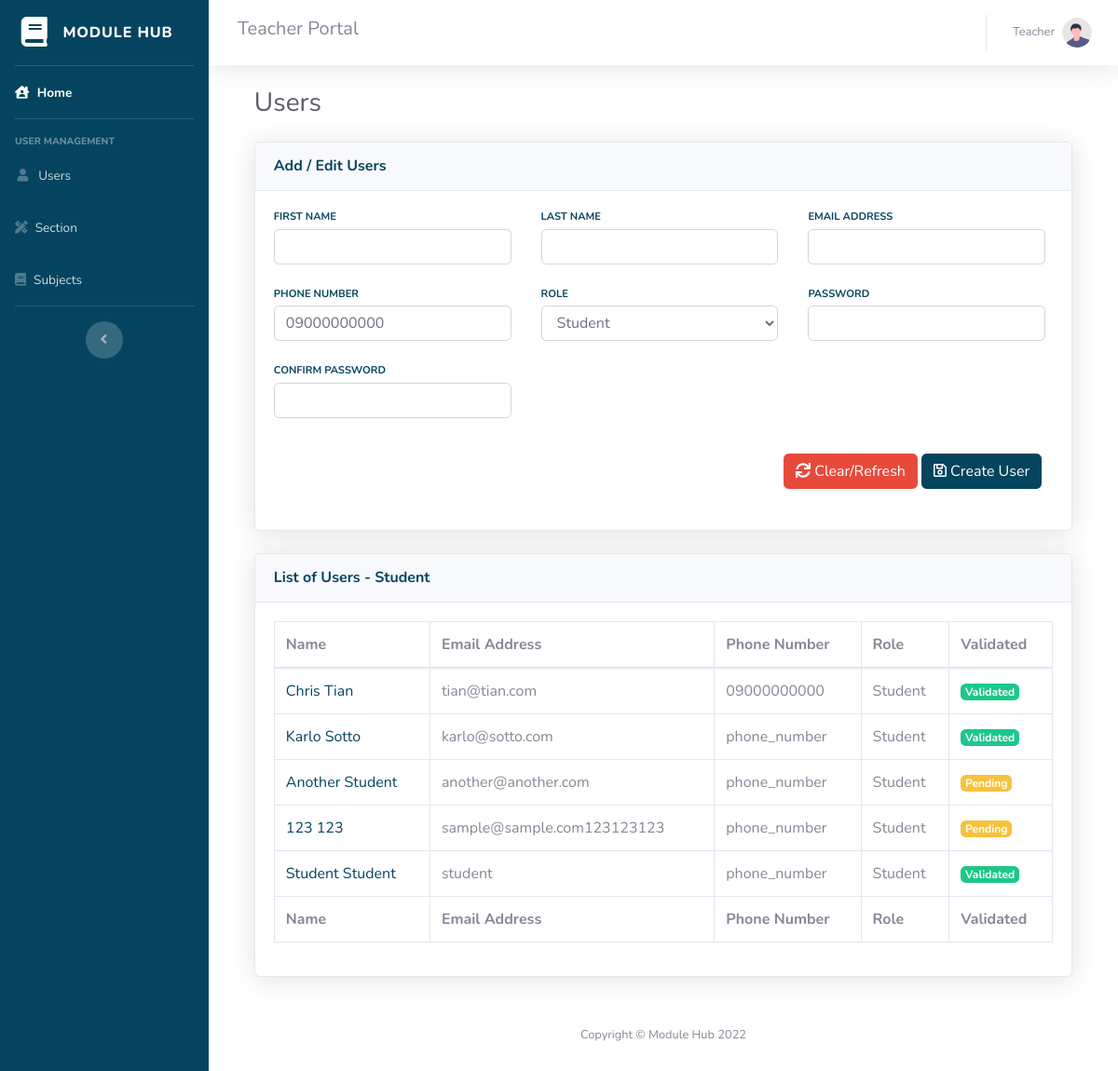
/users.php (signed in), run on an earlier commit of the app's database.
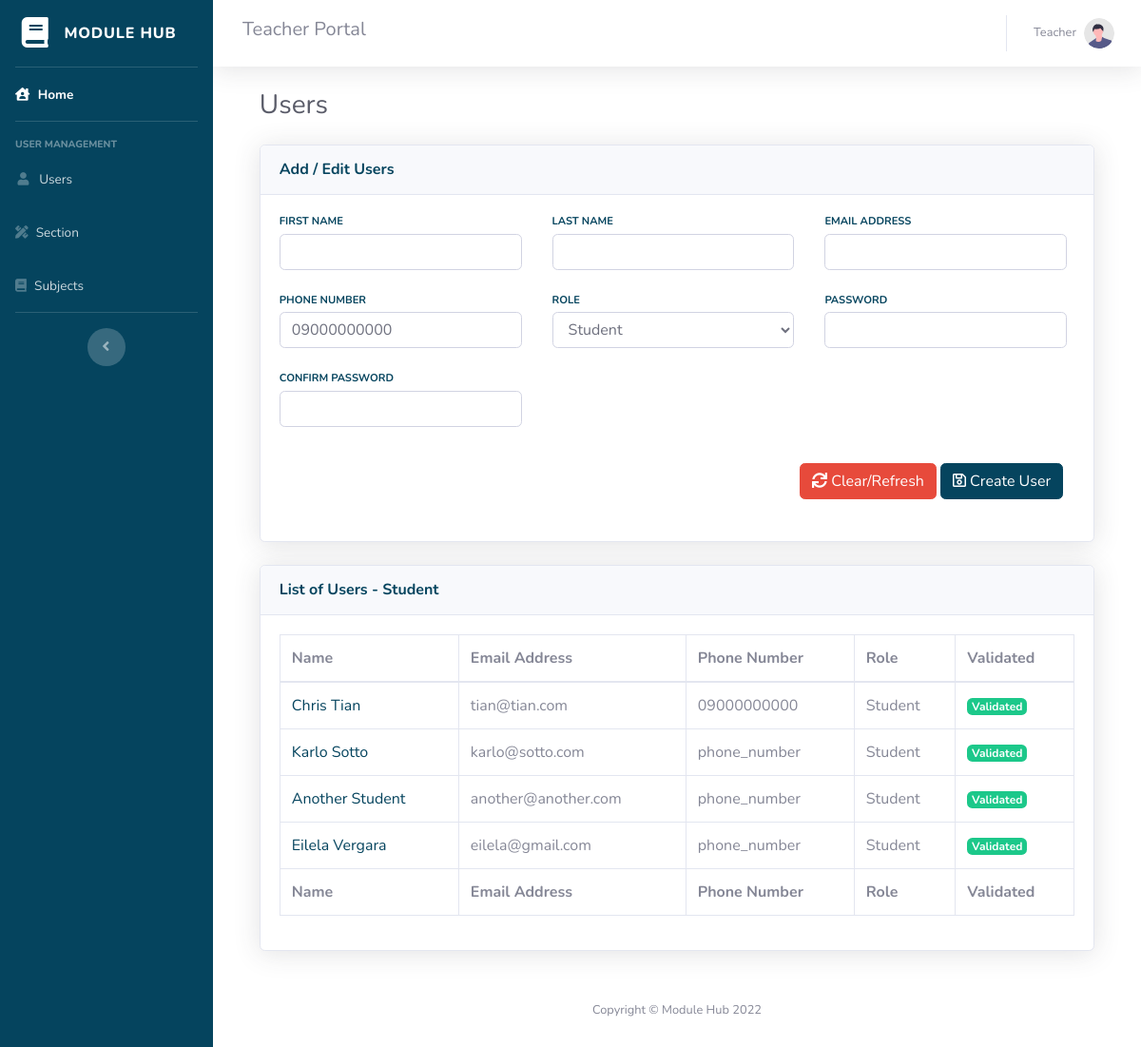
And on a later commit of the database.
### tables this page shows
CREATE TABLE `role` (
  `id` int(11) NOT NULL,
  `code` varchar(64) NOT NULL,
  `description` varchar(256) NOT NULL
);

CREATE TABLE `users` (
  `id` int(11) NOT NULL,
  `firstname` varchar(256) DEFAULT NULL,
  `lastname` varchar(256) DEFAULT NULL,
  `email` varchar(256) DEFAULT NULL,
  `phone_number` varchar(12) DEFAULT '09000000000',
  `password` varchar(128) DEFAULT NULL,
  `role` int(12) DEFAULT NULL,
  `validated` tinyint(1) DEFAULT 0
);

### users.php (the view, shortened to what the rows shown need)
<?php
    include("head.php");
    $role = $_SESSION['role'];
?>
<head>
    <link href="vendor/datatables/dataTables.bootstrap4.min.css" rel="stylesheet">
</head>
<body id="page-top">
<div id="wrapper">
    <?php include("sidebar.php"); ?>
        <div id="content-wrapper" class="d-flex flex-column">
            <div id="content">
                <div class="container-fluid">
                    <h1 class="h3 mb-2 text-gray-800">Users</h1>
                    <?php
                    $roles =  mysqli_query($mysqli, "SELECT * FROM role");
                    while($newRole = mysqli_fetch_array($roles)){
                        $roleId = $newRole["id"];
                        $users = mysqli_query($mysqli, "SELECT *, u.id AS user_id
                        FROM users u
                        JOIN role r
                        ON r.id = u.role WHERE r.id = '$roleId' " );
                        ?>
                    <div class="card shadow mb-4" style="display: <?php if($role == 3 AND $newRole["id"] != 2 ) { echo 'none';}?>;">
                        <div class="card-header py-3">
                            <h6 class="m-0 font-weight-bold text-primary">List of Users - <?php echo ucfirst($newRole["code"]); ?></h6>
                        </div>
                        <div class="card-body">
                            <div class="table-responsive">
                                <table class="table table-bordered" id="dataTable" width="100%" cellspacing="0">
                                    <thead>
                                        <tr>
                                            <th>Name</th>
                                            <th>Email Address</th>
                                            <th>Phone Number</th>
                                            <th>Role</th>
                                            <th>Validated</th>
                                        </tr>
                                    </thead>
                                    <tfoot>
                                        <tr>
                                            <th>Name</th>
                                            <th>Email Address</th>
                                            <th>Phone Number</th>
                                            <th>Role</th>
                                            <th>Validated</th>
                                        </tr>
                                    </tfoot>
                                    <tbody>
                                        <?php while($user = mysqli_fetch_array($users)){
                                            $approved = boolval($user["validated"]);
                                            ?>
                                        <tr>
                                            <td>
                                                <?php if($user["role"] == "2"){ ?>
                                                <a target="_blank" href="generate_qr.php?student=<?php echo $user["user_id"]."&firstname=".$user["firstname"]."&lastname=".$user["lastname"]; ?>">
                                                    <?php echo ucfirst($user["firstname"])." ".ucfirst($user["lastname"]); ?>
                                                </a>
                                                <?php } else { ?>
                                                    <?php echo ucfirst($user["firstname"])." ".ucfirst($user["lastname"]); ?>
                                                <?php } ?>
                                            </td>
                                            <td><?php echo $user["email"]; ?></td>
                                            <td><?php echo $user["phone_number"]; ?></td>
                                            <td><?php echo ucfirst($user["code"]); ?></td>
                                            <td><?php if($approved){
                                                ?><span class="badge bg-success text-white">Validated</span><?php
                                                }else{?> <span class="badge bg-warning text-white">Pending</span> <?php } ?></td>
                                        </tr>
                                        <?php } ?>
                                    </tbody>
                                </table>
                            </div>
                        </div>
                    </div>
                    <?php } ?>
                </div>
            </div>
<?php include("footer.php"); ?>
</body>
</html>

What changed in the data, as far as the page shows it:
removed users: firstname "123", lastname "123", email "sample@sample.com123123123", phone_number "phone_number", role.code "Student", validated "Pending"
removed users: firstname "Student", lastname "Student", email "student", phone_number "phone_number", role.code "Student", validated "Validated"
changed users "Another": validated "Pending" → "Validated"
added users: firstname "Eilela", lastname "Vergara", email "eilela@gmail.com", phone_number "phone_number", role.code "Student", validated "Validated"
